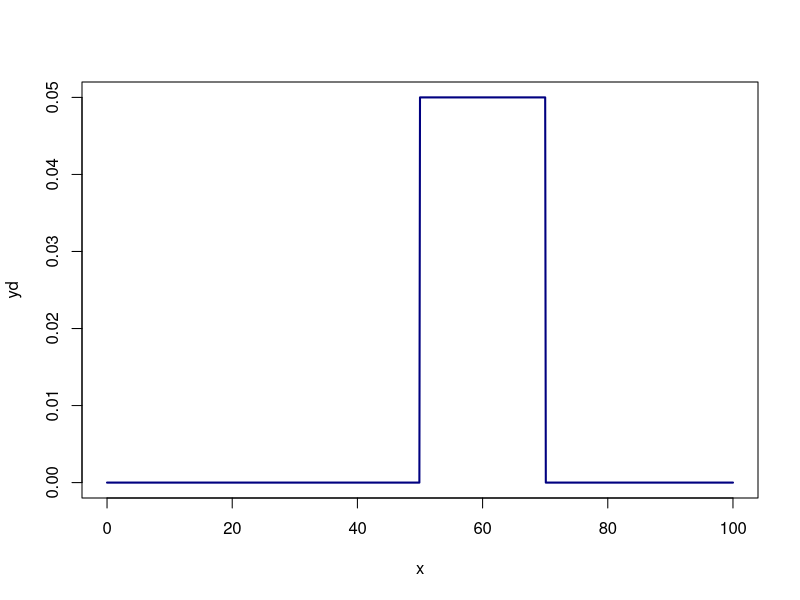
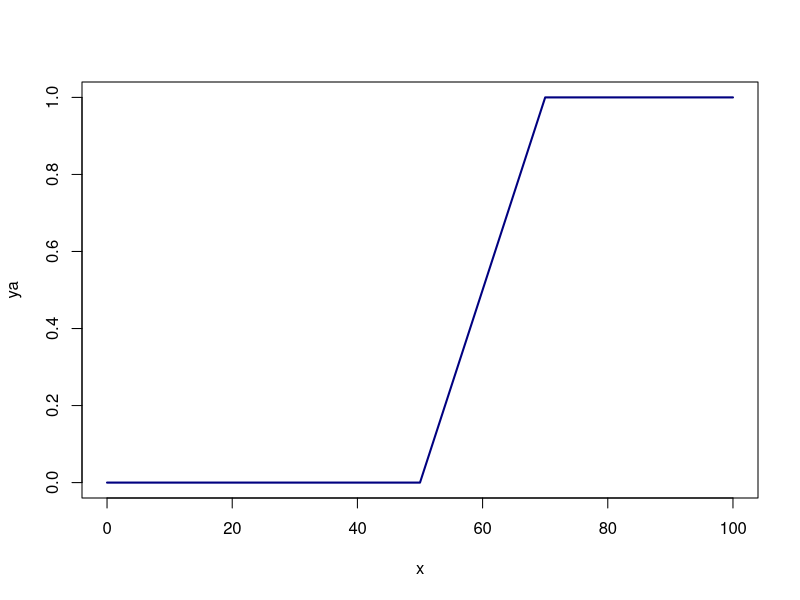
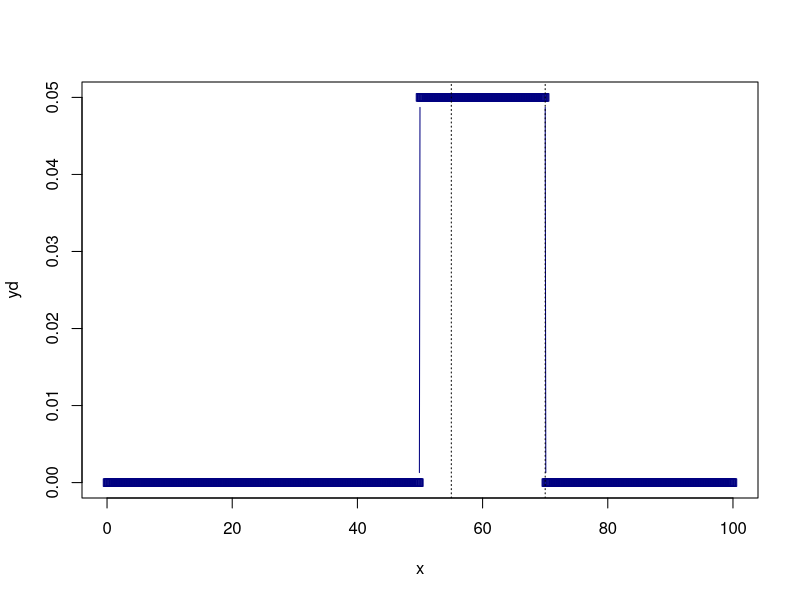

Write R code to recreate these figures, in order.
# El tiempo de un viaje (ida y vuelta) de los camiones que transportan concreto hacia una
# obra de construcción en una carretera, está distribuida uniformemente en un intervalo de 50 a
# 70 minutos.

# X: "Tiempo de viaje de los camiones que transportan concreto"
# X ~ U(50, 70)

# c) Represente gráficamente la función de densidad y la función de distribución de
# probabilidad acumulada.

# fc. de densidad
x = seq(0, 100, .1)
yd = dunif(x, 50, 70)
plot(x, yd, type="l", col="navyblue", lwd=2)

# fc. acumulada
ya = punif(x, 50, 70)
plot(x, ya, type="l", col="navyblue", lwd=2)

# d) ¿Cuál es la probabilidad de que la duración del viaje sea mayor a 55 minutos?
# Represente en ambas gráficas esta probabilidad.

plot(x, yd, type="b", col="navyblue", lwd=1, pch=0.1)
viaje_mayor_55 = 1 - punif(55, 50, 70)
abline(v=55, lty="dotted")
abline(v=70, lty="dotted")

print(paste("P( X > 55 ) = ", viaje_mayor_55))

# e) ¿Cuál es la probabilidad de que la duración del viaje este entre 55 a 66 minutos?

viaje_entre_55_y_66 = punif(66, 50, 70) - punif(55, 50, 70)
print(paste("P( 55 < X < 66 ) = ", viaje_entre_55_y_66))

# f) ¿Cuál es el valor esperado de la duración del viaje?
# E(X) = (a + b)/2 

# g) ¿Con qué desviación estándar estamos trabajando?
# DE(X) = sqrt( (b - a)^2 / 12 )
